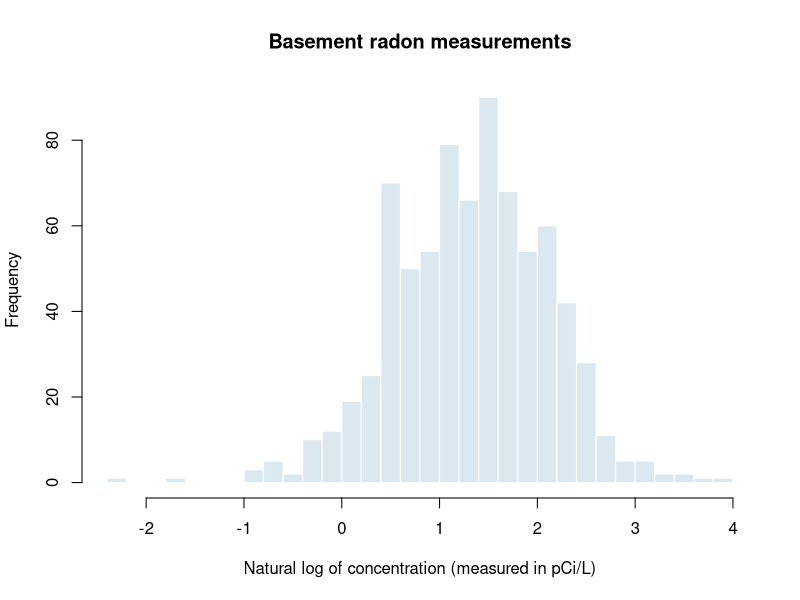
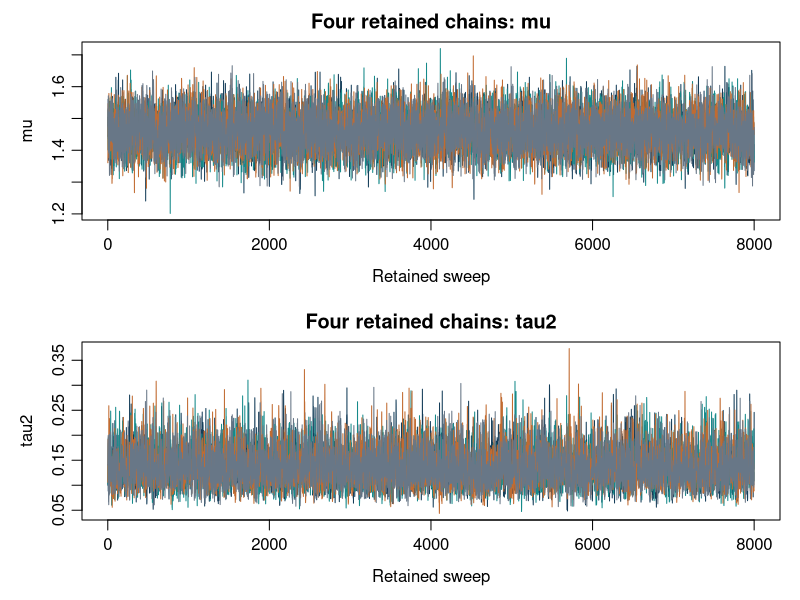
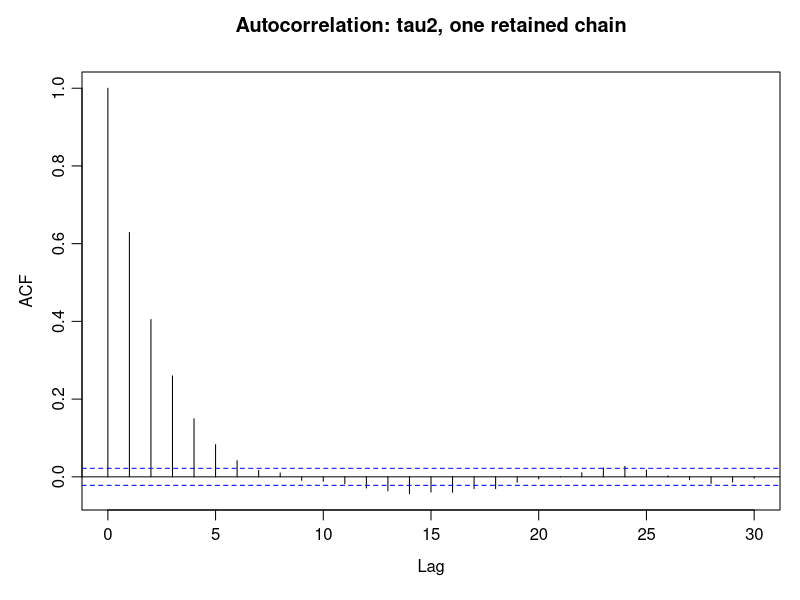
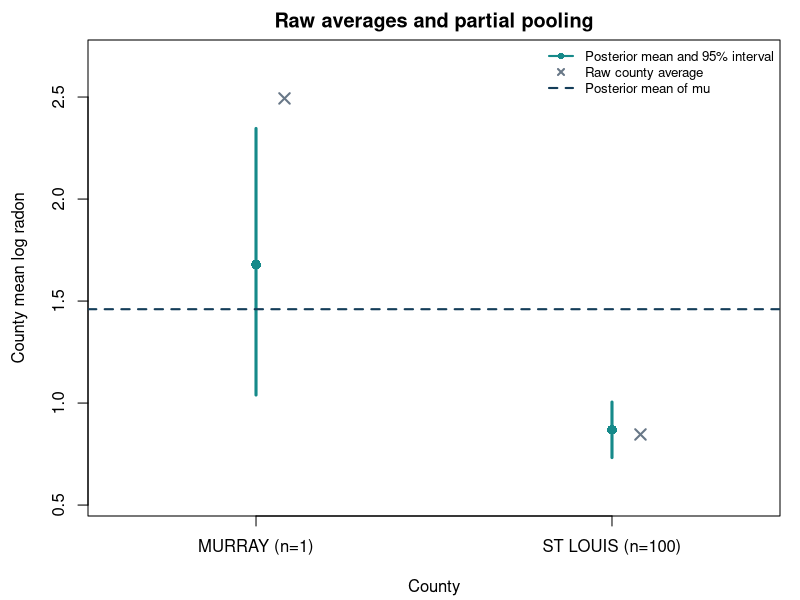
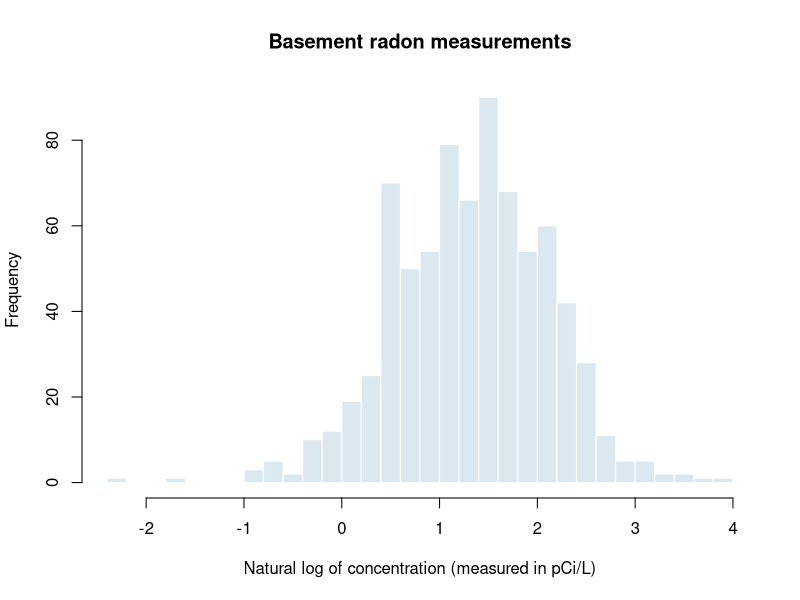
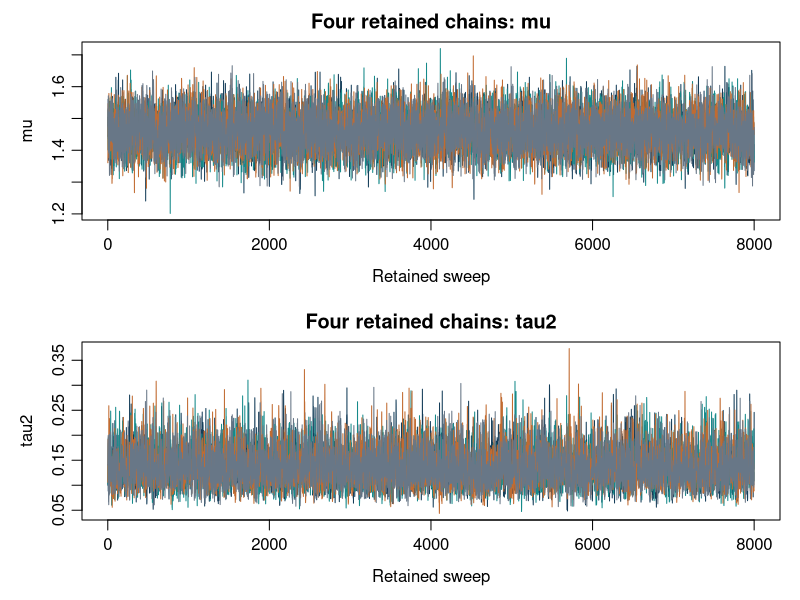
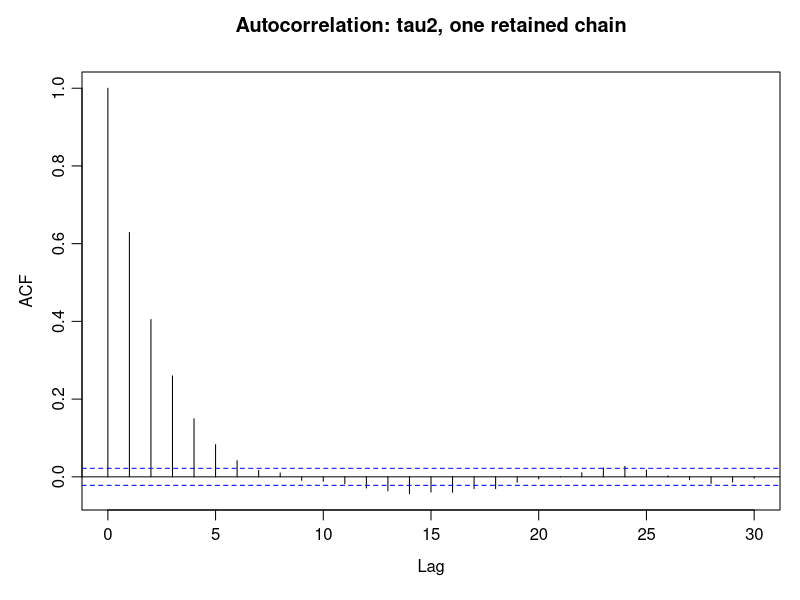
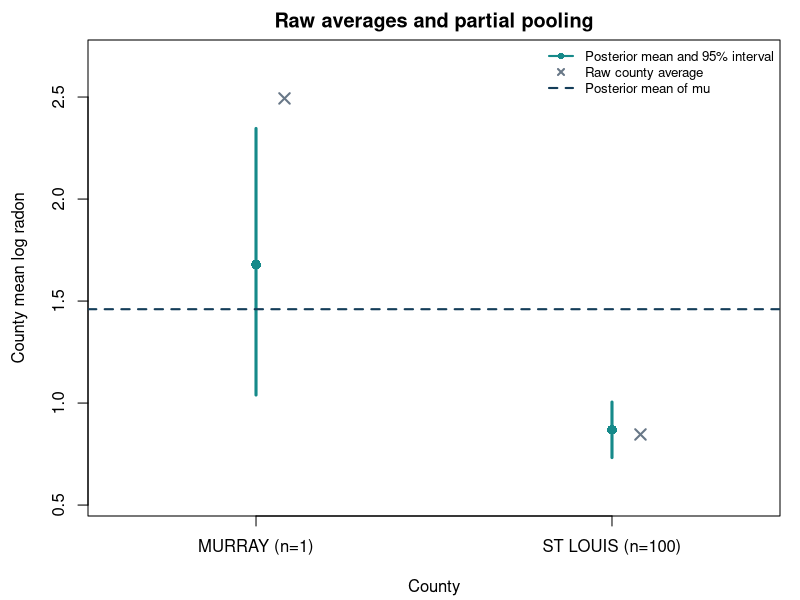

Recreate these plots in R, in order.
## ---- chunk 1
z <- read.csv("radon_basement_mn.csv", stringsAsFactors=FALSE)
y <- z$log_radon
county <- sort(unique(z$county))
g <- match(z$county, county)  # county number for each home
J <- length(county); N <- length(y)
nj <- tabulate(g, nbins=J)
ybar <- as.numeric(tapply(y, factor(g, levels=seq_len(J)), mean))
focus <- c("MURRAY", "ST LOUIS")
jfocus <- match(focus, county)
stopifnot(N==766, J==85, all(nj>0), all(is.finite(y)))
dir.create("output", showWarnings=FALSE)
raw_table <- data.frame(county=focus, n=nj[jfocus], raw_average=ybar[jfocus])
print(raw_table, row.names=FALSE, digits=4)
plot_data <- function() {
  hist(y, breaks=25, col="#DCE8EF", border="white", main="Basement radon measurements",
       xlab="Natural log of concentration (measured in pCi/L)")
}
plot_data()
png("output/data_histogram.png", width=1100, height=700, res=130)
plot_data(); dev.off()
## ---- chunk 2
mu_now <- 1.5; sigma2_now <- 0.49; tau2_now <- 0.16
weight_now <- nj[jfocus]*tau2_now/(sigma2_now+nj[jfocus]*tau2_now)
mean_now <- weight_now*ybar[jfocus]+(1-weight_now)*mu_now
print(data.frame(county=focus, data_weight=weight_now,
                 conditional_mean=mean_now), row.names=FALSE, digits=4)
## ---- chunk 3
gibbs <- function(init, iter=10000, burn=2000) {
  mu <- init[1]; sigma2 <- init[2]; tau2 <- init[3]
  theta <- ybar
  saved <- matrix(NA_real_, nrow=iter-burn, ncol=J+3)
  colnames(saved) <- c("mu", "sigma2", "tau2", county)
  for (s in seq_len(iter)) {
    # Update 1: all county means, conditional on current mu and variances.
    Vtheta <- 1/(nj/sigma2 + 1/tau2)
    mtheta <- Vtheta*(nj*ybar/sigma2 + mu/tau2)
    theta <- rnorm(J, mean=mtheta, sd=sqrt(Vtheta))
    # Update 2: shared mean, using the newly sampled county means.
    Vmu <- 1/(J/tau2 + 1/2.25)
    mmu <- Vmu*(sum(theta)/tau2 + 1/2.25)
    mu <- rnorm(1, mean=mmu, sd=sqrt(Vmu))
    # Update 3: within-county variance, using the latest county means.
    sigma2 <- 1/rgamma(1, shape=2+N/2,
                       rate=1+sum((y-theta[g])^2)/2)
    # Update 4: between-county variance, using latest theta AND mu.
    tau2 <- 1/rgamma(1, shape=2+J/2,
                     rate=0.25+sum((theta-mu)^2)/2)
    # One row is the whole state after one completed sweep.
    if (s>burn) saved[s-burn,] <- c(mu, sigma2, tau2, theta)
  }
  saved
}
set.seed(4021801)
initial <- list(c(0,0.3,0.04), c(1,1,0.25), c(2,2,1), c(3,4,2))
chains <- lapply(initial, gibbs)
colors <- c("#143D59", "#168A8A", "#C16B31", "#687787")
plot_diagnostics <- function() {
  oldpar <- par(mfrow=c(2,1), mar=c(4.0,4.1,2.1,1.0), mgp=c(2.3,.7,0))
  on.exit(par(oldpar))
  for (v in c("mu","tau2")) {
    matplot(sapply(chains,function(x)x[,v]), type="l", lty=1, col=colors,
            xlab="Retained sweep", ylab=v, main=paste("Four retained chains:",v))
  }
}
plot_diagnostics()
png("output/trace_plots.png", width=1100, height=1000, res=130)
plot_diagnostics(); dev.off()
plot_acf <- function() {
  oldpar <- par(mar=c(4.5,4.1,3.6,1),mgp=c(2.3,.7,0))
  on.exit(par(oldpar))
  acf(chains[[1]][,"tau2"], main="Autocorrelation: tau2, one retained chain", lag.max=30)
}
plot_acf()
png("output/autocorrelation.png", width=1100, height=700, res=130)
plot_acf(); dev.off()
## ---- chunk 4
draws <- do.call(rbind, chains) # pool only after checking chain agreement
Theta <- draws[,county,drop=FALSE]
summary_draw <- function(x) c(mean=mean(x), low=unname(quantile(x,.025)),
                              high=unname(quantile(x,.975)))
county_summary <- t(sapply(focus,function(cc)summary_draw(Theta[,cc])))
rownames(county_summary) <- focus
result <- data.frame(county=focus, n=nj[jfocus], raw_average=ybar[jfocus],
                     posterior_mean=county_summary[,"mean"],
                     low=county_summary[,"low"], high=county_summary[,"high"])
print(result, row.names=FALSE, digits=4)
write.csv(result,"output/county_comparison.csv",row.names=FALSE)
plot_pooling <- function() {
  oldpar <- par(mar=c(4.2,4.4,2,1))
  on.exit(par(oldpar))
  ylim <- range(c(ybar[jfocus],county_summary,mean(draws[,"mu"])))+c(-.2,.2)
  plot(1:2, county_summary[,"mean"], xlim=c(.6,2.4), ylim=ylim,
       xaxt="n", pch=16, col="#168A8A", cex=1.3,
       xlab="County", ylab="County mean log radon", main="Raw averages and partial pooling")
  axis(1, at=1:2, labels=paste0(focus," (n=",nj[jfocus],")"))
  segments(1:2,county_summary[,"low"],1:2,county_summary[,"high"],
           col="#168A8A",lwd=3)
  points((1:2)+.08,ybar[jfocus],pch=4,cex=1.4,lwd=2,col="#687787")
  abline(h=mean(draws[,"mu"]),col="#143D59",lty=2,lwd=2)
  legend("topright",c("Posterior mean and 95% interval", "Raw county average", "Posterior mean of mu"),
         pch=c(16,4,NA),lty=c(1,NA,2),col=c("#168A8A","#687787","#143D59"),
         lwd=c(2,2,2), bty="n",cex=.8)
}
plot_pooling()
png("output/county_comparison.png",width=1100,height=800,res=130)
plot_pooling();dev.off()
